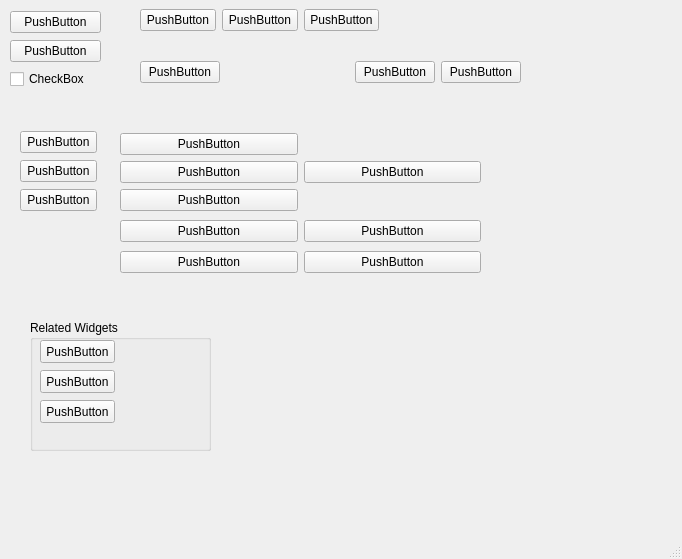
<?xml version="1.0" encoding="UTF-8"?>
<ui version="4.0">
 <class>MainWindow</class>
 <widget class="QMainWindow" name="MainWindow">
  <property name="geometry">
   <rect>
    <x>0</x>
    <y>0</y>
    <width>682</width>
    <height>559</height>
   </rect>
  </property>
  <property name="windowTitle">
   <string>MainWindow</string>
  </property>
  <widget class="QWidget" name="centralwidget">
   <widget class="QWidget" name="verticalLayoutWidget">
    <property name="geometry">
     <rect>
      <x>10</x>
      <y>10</y>
      <width>91</width>
      <height>81</height>
     </rect>
    </property>
    <layout class="QVBoxLayout" name="verticalLayout">
     <item>
      <widget class="QPushButton" name="pushButton">
       <property name="text">
        <string>PushButton</string>
       </property>
      </widget>
     </item>
     <item>
      <widget class="QPushButton" name="pushButton_2">
       <property name="text">
        <string>PushButton</string>
       </property>
      </widget>
     </item>
     <item>
      <widget class="QCheckBox" name="checkBox">
       <property name="text">
        <string>CheckBox</string>
       </property>
      </widget>
     </item>
    </layout>
   </widget>
   <widget class="QWidget" name="horizontalLayoutWidget">
    <property name="geometry">
     <rect>
      <x>140</x>
      <y>0</y>
      <width>239</width>
      <height>41</height>
     </rect>
    </property>
    <layout class="QHBoxLayout" name="horizontalLayout">
     <item>
      <widget class="QPushButton" name="pushButton_3">
       <property name="text">
        <string>PushButton</string>
       </property>
      </widget>
     </item>
     <item>
      <widget class="QPushButton" name="pushButton_5">
       <property name="text">
        <string>PushButton</string>
       </property>
      </widget>
     </item>
     <item>
      <widget class="QPushButton" name="pushButton_4">
       <property name="text">
        <string>PushButton</string>
       </property>
      </widget>
     </item>
    </layout>
   </widget>
   <widget class="QGroupBox" name="GroupBox">
    <property name="geometry">
     <rect>
      <x>30</x>
      <y>320</y>
      <width>181</width>
      <height>131</height>
     </rect>
    </property>
    <property name="title">
     <string>Related Widgets</string>
    </property>
    <widget class="QPushButton" name="pushButton_20">
     <property name="geometry">
      <rect>
       <x>10</x>
       <y>20</y>
       <width>75</width>
       <height>23</height>
      </rect>
     </property>
     <property name="text">
      <string>PushButton</string>
     </property>
    </widget>
    <widget class="QPushButton" name="pushButton_21">
     <property name="geometry">
      <rect>
       <x>10</x>
       <y>50</y>
       <width>75</width>
       <height>23</height>
      </rect>
     </property>
     <property name="text">
      <string>PushButton</string>
     </property>
    </widget>
    <widget class="QPushButton" name="pushButton_22">
     <property name="geometry">
      <rect>
       <x>10</x>
       <y>80</y>
       <width>75</width>
       <height>23</height>
      </rect>
     </property>
     <property name="text">
      <string>PushButton</string>
     </property>
    </widget>
   </widget>
   <widget class="QWidget" name="">
    <property name="geometry">
     <rect>
      <x>20</x>
      <y>130</y>
      <width>77</width>
      <height>83</height>
     </rect>
    </property>
    <layout class="QVBoxLayout" name="verticalLayout_2">
     <item>
      <widget class="QPushButton" name="pushButton_6">
       <property name="text">
        <string>PushButton</string>
       </property>
      </widget>
     </item>
     <item>
      <widget class="QPushButton" name="pushButton_7">
       <property name="text">
        <string>PushButton</string>
       </property>
      </widget>
     </item>
     <item>
      <widget class="QPushButton" name="pushButton_8">
       <property name="text">
        <string>PushButton</string>
       </property>
      </widget>
     </item>
    </layout>
   </widget>
   <widget class="QWidget" name="">
    <property name="geometry">
     <rect>
      <x>140</x>
      <y>60</y>
      <width>381</width>
      <height>25</height>
     </rect>
    </property>
    <layout class="QHBoxLayout" name="horizontalLayout_2">
     <item>
      <widget class="QPushButton" name="pushButton_9">
       <property name="text">
        <string>PushButton</string>
       </property>
      </widget>
     </item>
     <item>
      <spacer name="horizontalSpacer">
       <property name="orientation">
        <enum>Qt::Horizontal</enum>
       </property>
       <property name="sizeHint" stdset="0">
        <size>
         <width>40</width>
         <height>20</height>
        </size>
       </property>
      </spacer>
     </item>
     <item>
      <widget class="QPushButton" name="pushButton_10">
       <property name="text">
        <string>PushButton</string>
       </property>
      </widget>
     </item>
     <item>
      <widget class="QPushButton" name="pushButton_11">
       <property name="text">
        <string>PushButton</string>
       </property>
      </widget>
     </item>
    </layout>
   </widget>
   <widget class="QWidget" name="">
    <property name="geometry">
     <rect>
      <x>120</x>
      <y>130</y>
      <width>361</width>
      <height>149</height>
     </rect>
    </property>
    <layout class="QGridLayout" name="gridLayout">
     <item row="1" column="0">
      <widget class="QPushButton" name="pushButton_14">
       <property name="text">
        <string>PushButton</string>
       </property>
      </widget>
     </item>
     <item row="0" column="1">
      <widget class="QPushButton" name="pushButton_13">
       <property name="text">
        <string>PushButton</string>
       </property>
      </widget>
     </item>
     <item row="1" column="1">
      <widget class="QPushButton" name="pushButton_15">
       <property name="text">
        <string>PushButton</string>
       </property>
      </widget>
     </item>
     <item row="2" column="0">
      <widget class="QPushButton" name="pushButton_16">
       <property name="text">
        <string>PushButton</string>
       </property>
      </widget>
     </item>
     <item row="0" column="0">
      <layout class="QGridLayout" name="gridLayout_2">
       <item row="0" column="0">
        <widget class="QPushButton" name="pushButton_12">
         <property name="text">
          <string>PushButton</string>
         </property>
        </widget>
       </item>
       <item row="1" column="0">
        <widget class="QPushButton" name="pushButton_18">
         <property name="text">
          <string>PushButton</string>
         </property>
        </widget>
       </item>
       <item row="2" column="0">
        <widget class="QPushButton" name="pushButton_19">
         <property name="text">
          <string>PushButton</string>
         </property>
        </widget>
       </item>
      </layout>
     </item>
     <item row="2" column="1">
      <widget class="QPushButton" name="pushButton_17">
       <property name="text">
        <string>PushButton</string>
       </property>
      </widget>
     </item>
    </layout>
   </widget>
  </widget>
  <widget class="QMenuBar" name="menubar">
   <property name="geometry">
    <rect>
     <x>0</x>
     <y>0</y>
     <width>682</width>
     <height>21</height>
    </rect>
   </property>
  </widget>
  <widget class="QStatusBar" name="statusbar"/>
 </widget>
 <tabstops>
  <tabstop>pushButton</tabstop>
  <tabstop>pushButton_3</tabstop>
  <tabstop>pushButton_5</tabstop>
  <tabstop>pushButton_4</tabstop>
  <tabstop>checkBox</tabstop>
  <tabstop>pushButton_2</tabstop>
  <tabstop>pushButton_6</tabstop>
  <tabstop>pushButton_7</tabstop>
  <tabstop>pushButton_8</tabstop>
  <tabstop>pushButton_9</tabstop>
  <tabstop>pushButton_10</tabstop>
  <tabstop>pushButton_11</tabstop>
  <tabstop>pushButton_13</tabstop>
  <tabstop>pushButton_14</tabstop>
  <tabstop>pushButton_15</tabstop>
  <tabstop>pushButton_16</tabstop>
  <tabstop>pushButton_17</tabstop>
  <tabstop>pushButton_12</tabstop>
  <tabstop>pushButton_18</tabstop>
  <tabstop>pushButton_19</tabstop>
  <tabstop>pushButton_20</tabstop>
  <tabstop>pushButton_21</tabstop>
  <tabstop>pushButton_22</tabstop>
 </tabstops>
 <resources/>
 <connections/>
</ui>
